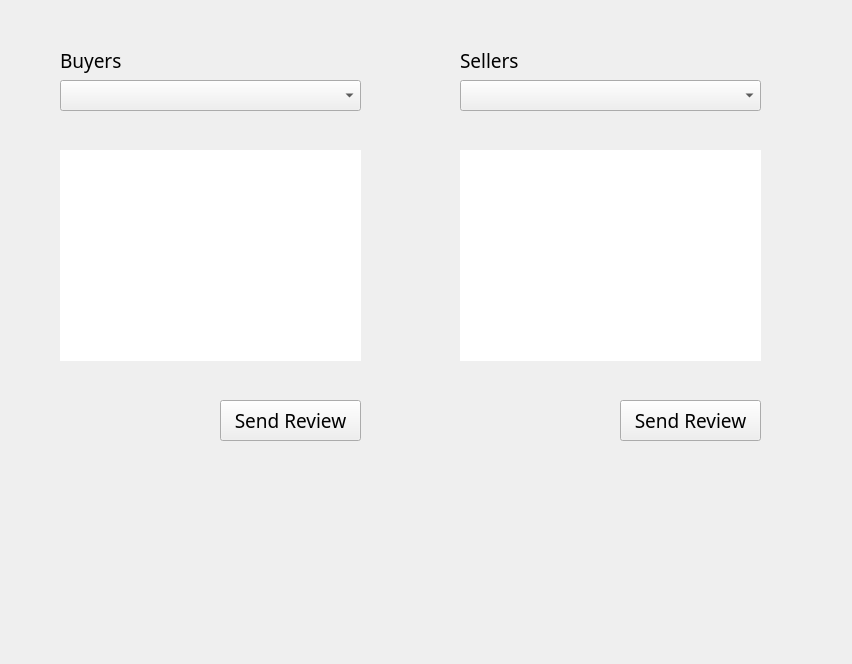
   <widget class="QWidget" name="ReviewsPage">
    <widget class="QComboBox" name="Review_SellerSelect">
     <property name="geometry">
      <rect>
       <x>460</x>
       <y>80</y>
       <width>301</width>
       <height>31</height>
      </rect>
     </property>
     <property name="font">
      <font>
       <family>Source Sans Pro</family>
       <pointsize>12</pointsize>
      </font>
     </property>
    </widget>
    <widget class="QPlainTextEdit" name="Review_BuyerReviewInput">
     <property name="geometry">
      <rect>
       <x>60</x>
       <y>150</y>
       <width>301</width>
       <height>211</height>
      </rect>
     </property>
     <property name="font">
      <font>
       <family>Source Sans Pro</family>
       <pointsize>12</pointsize>
      </font>
     </property>
     <property name="frameShape">
      <enum>QFrame::NoFrame</enum>
     </property>
    </widget>
    <widget class="QLabel" name="Review_Background">
     <property name="geometry">
      <rect>
       <x>0</x>
       <y>0</y>
       <width>843</width>
       <height>655</height>
      </rect>
     </property>
     <property name="text">
      <string/>
     </property>
    </widget>
    <widget class="QLabel" name="Review_SellerLabel">
     <property name="geometry">
      <rect>
       <x>460</x>
       <y>40</y>
       <width>141</width>
       <height>41</height>
      </rect>
     </property>
     <property name="font">
      <font>
       <family>Source Sans Pro</family>
       <pointsize>14</pointsize>
       <weight>50</weight>
       <bold>false</bold>
      </font>
     </property>
     <property name="text">
      <string>Sellers</string>
     </property>
    </widget>
    <widget class="QLabel" name="Review_BuyerLabel">
     <property name="geometry">
      <rect>
       <x>60</x>
       <y>40</y>
       <width>141</width>
       <height>41</height>
      </rect>
     </property>
     <property name="font">
      <font>
       <family>Source Sans Pro</family>
       <pointsize>14</pointsize>
       <weight>50</weight>
       <bold>false</bold>
      </font>
     </property>
     <property name="text">
      <string>Buyers</string>
     </property>
    </widget>
    <widget class="QPushButton" name="Review_BuyerReviewButton">
     <property name="geometry">
      <rect>
       <x>220</x>
       <y>400</y>
       <width>141</width>
       <height>41</height>
      </rect>
     </property>
     <property name="font">
      <font>
       <family>Coolvetica Rg</family>
       <pointsize>14</pointsize>
      </font>
     </property>
     <property name="text">
      <string>Send Review</string>
     </property>
     <property name="flat">
      <bool>false</bool>
     </property>
    </widget>
    <widget class="QComboBox" name="Review_BuyerSelect">
     <property name="geometry">
      <rect>
       <x>60</x>
       <y>80</y>
       <width>301</width>
       <height>31</height>
      </rect>
     </property>
     <property name="font">
      <font>
       <family>Source Sans Pro</family>
       <pointsize>12</pointsize>
      </font>
     </property>
    </widget>
    <widget class="QPlainTextEdit" name="Review_SellerReviewInput">
     <property name="geometry">
      <rect>
       <x>460</x>
       <y>150</y>
       <width>301</width>
       <height>211</height>
      </rect>
     </property>
     <property name="font">
      <font>
       <family>Source Sans Pro</family>
       <pointsize>12</pointsize>
      </font>
     </property>
     <property name="frameShape">
      <enum>QFrame::NoFrame</enum>
     </property>
    </widget>
    <widget class="QPushButton" name="Review_SellerReviewButton">
     <property name="geometry">
      <rect>
       <x>620</x>
       <y>400</y>
       <width>141</width>
       <height>41</height>
      </rect>
     </property>
     <property name="font">
      <font>
       <family>Coolvetica Rg</family>
       <pointsize>14</pointsize>
      </font>
     </property>
     <property name="text">
      <string>Send Review</string>
     </property>
     <property name="flat">
      <bool>false</bool>
     </property>
    </widget>
    <zorder>Review_Background</zorder>
    <zorder>Review_SellerSelect</zorder>
    <zorder>Review_BuyerReviewInput</zorder>
    <zorder>Review_SellerLabel</zorder>
    <zorder>Review_BuyerLabel</zorder>
    <zorder>Review_BuyerReviewButton</zorder>
    <zorder>Review_BuyerSelect</zorder>
    <zorder>Review_SellerReviewInput</zorder>
    <zorder>Review_SellerReviewButton</zorder>
   </widget>
